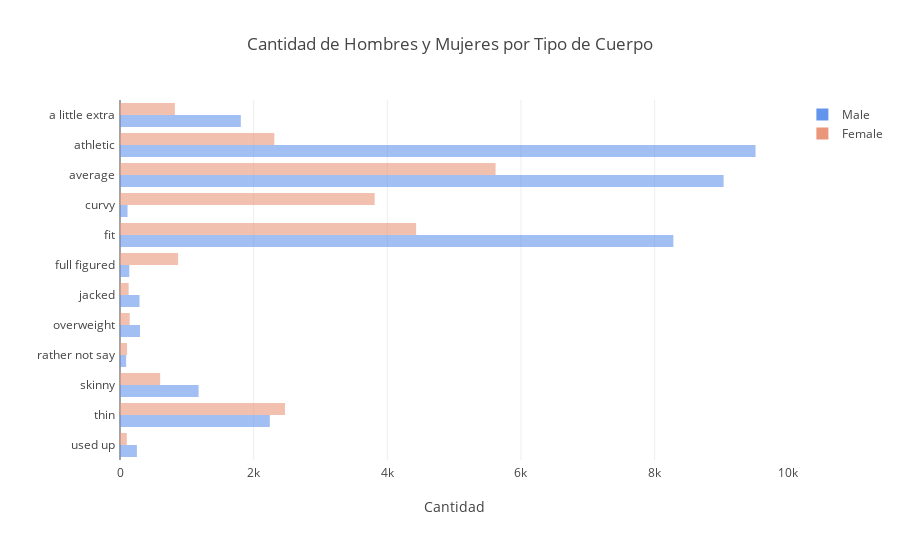

Write notebook code for a chart like this one.
### Code cell
body_type_list = sorted(list(set(df.body_type.unique()) - set(["missing"])), reverse=True)
trace1 = go.Bar(
    y=body_type_list,
    x=[len(df_m[df_m.body_type==x])  for x in body_type_list],
    marker=dict(color="cornflowerblue",
            opacity=0.6),name='Male',orientation='h'
)
trace2 = go.Bar(
    y=body_type_list,
    x=[len(df_f[df_f.body_type==x])  for x in body_type_list],
    marker=dict(color="darksalmon",
            opacity=0.6),
    name='Female',orientation='h'
)

data = [trace1, trace2]
layout = go.Layout(
    barmode='group', margin=go.layout.Margin(
        l=120,
        r=50,
        b=100,
        t=100,
        pad=4
    ),
    title = 'Cantidad de Hombres y Mujeres por Tipo de Cuerpo',
              xaxis = dict(title = 'Cantidad')
              
)

fig = go.Figure(data=data, layout=layout)
iplot(fig)

### Figure 1 — Plotly figure (JSON) as saved in the notebook; plotly's stock layout.template omitted (floating-point values rounded to 4 significant figures)
{"data": [{"marker": {"color": "cornflowerblue", "opacity": 0.6}, "name": "Male", "orientation": "h", "type": "bar", "uid": "689379d8-a4ff-4297-9da2-b22cb0afab5e", "x": [253, 2242, 1176, 92, 299, 292, 139, 8280, 113, 9032, 9510, 1808], "y": ["used up", "thin", "skinny", "rather not say", "overweight", "jacked", "full figured", "fit", "curvy", "average", "athletic", "a little extra"]}, {"marker": {"color": "darksalmon", "opacity": 0.6}, "name": "Female", "orientation": "h", "type": "bar", "uid": "918e5fa1-f168-4486-b191-29ba825e6f1a", "x": [102, 2469, 601, 106, 145, 129, 870, 4431, 3811, 5620, 2309, 821], "y": ["used up", "thin", "skinny", "rather not say", "overweight", "jacked", "full figured", "fit", "curvy", "average", "athletic", "a little extra"]}], "layout": {"barmode": "group", "margin": {"b": 100, "l": 120, "pad": 4, "r": 50, "t": 100}, "title": {"text": "Cantidad de Hombres y Mujeres por Tipo de Cuerpo"}, "xaxis": {"title": {"text": "Cantidad"}}}}
